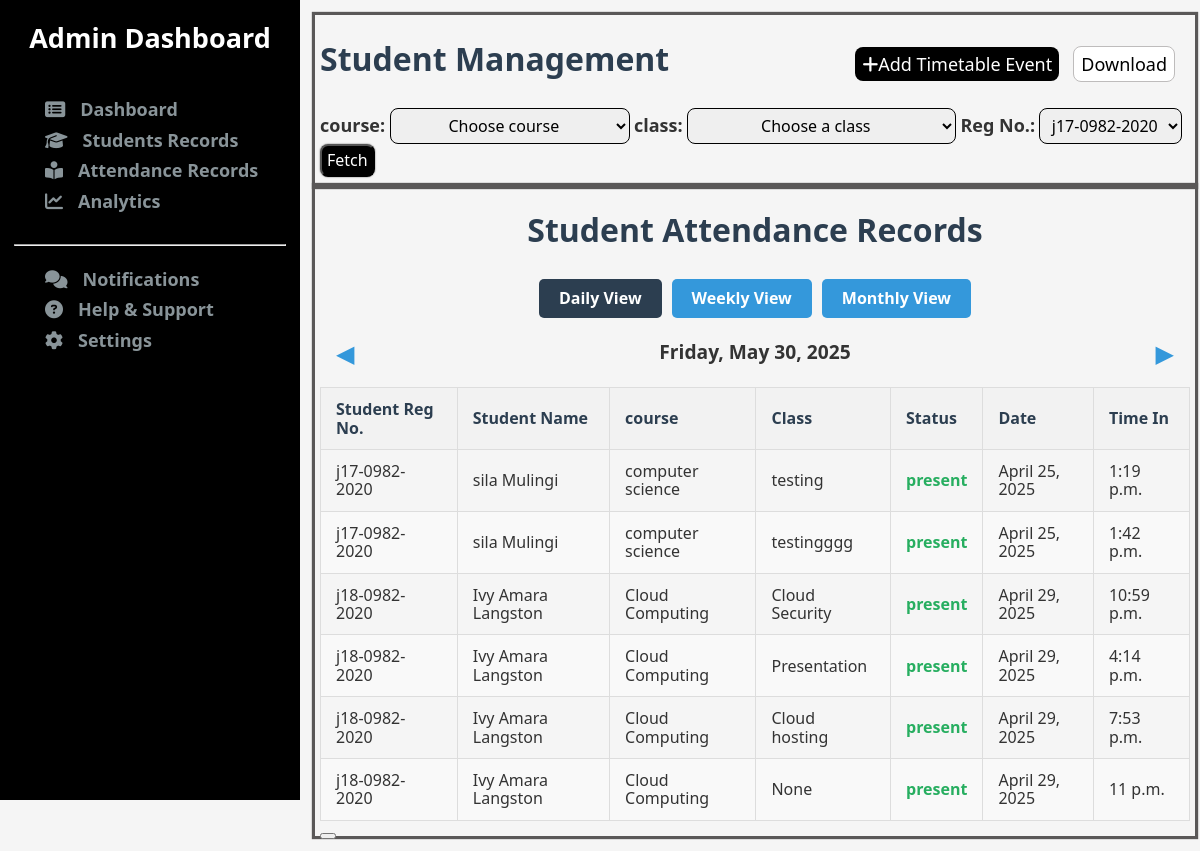
Page /customAdmin/attendanceRecords/ on the earlier database version.
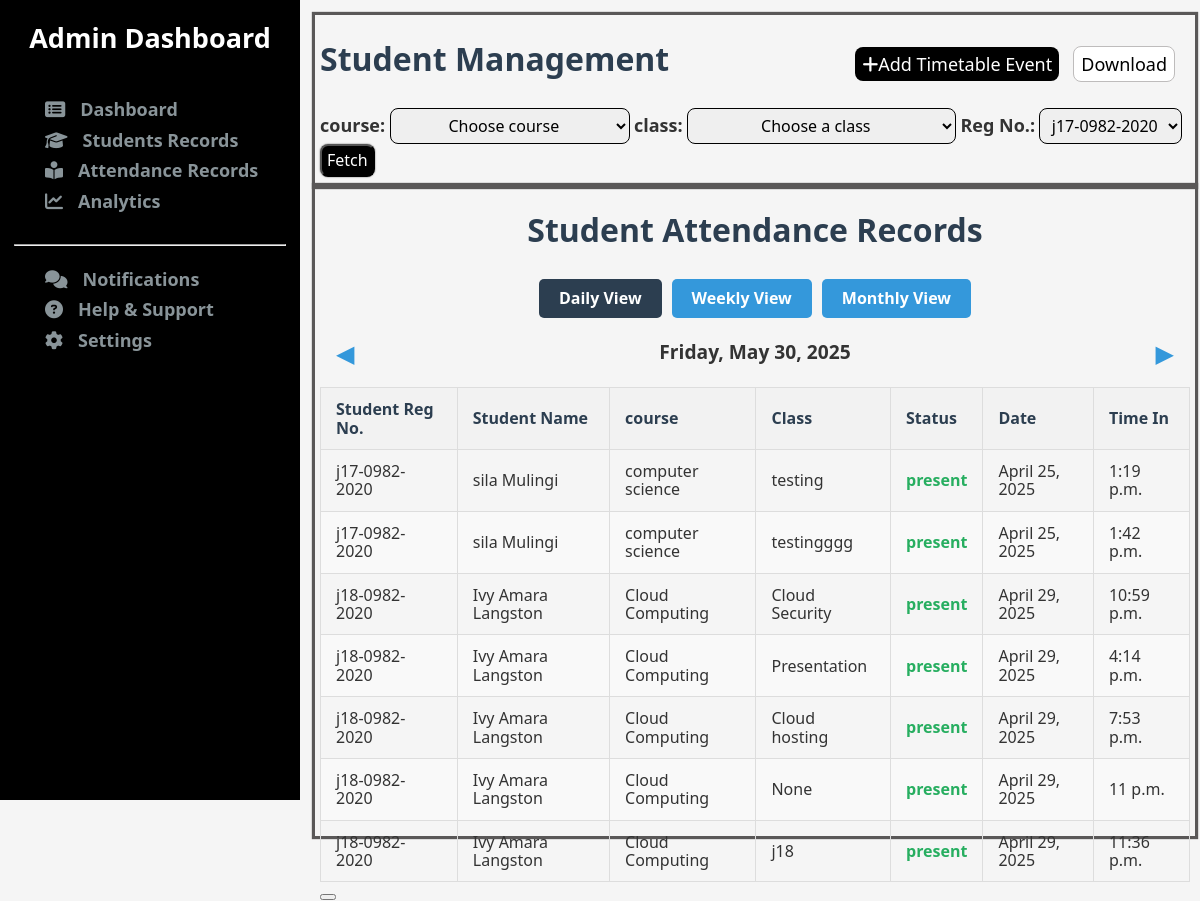
Same page on the later database version.
### coreApp/models.py (models this page shows, shortened)
class Attendance(models.Model):
    student = models.ForeignKey(StudentProfile, on_delete=models.CASCADE)
    class_name = models.CharField(max_length=200)
    date = models.DateField(auto_now_add=True)
    time = models.TimeField(auto_now_add=True)
    status = models.CharField(max_length=20, choices=[
        ('present', 'Present'),
        ('absent', 'Absent'),
    ], default='absent')

class StudentProfile(models.Model):
    first_name = models.CharField(max_length=256)  # null=False is default for CharField
    last_name = models.CharField(max_length=256)
    username = models.CharField(max_length=256, unique=True)
    course = models.CharField(max_length=200)
    phone = models.BigIntegerField(unique=True)
    email = models.EmailField(unique=False)
    password = models.CharField(max_length=256)
    middle_name = models.CharField(
        max_length=256,
        blank=True,  # Allows empty string in forms
        null=True,    # Allows NULL in database
        default=''    # Default value when not provided
    )
    ranking = models.CharField(max_length=256, blank=True, default='')
    image = models.ImageField(upload_to='student_photos', blank=True, null=True)

### coreApp/views.py (the view)
# urls.py: path('customAdmin/attendanceRecords/', views.attendanceRecords, name='attendanceRecords'),
def attendanceRecords(request):
    records = Attendance.objects.all()
    context = {}
    context['records'] = records
    return render(request, 'admin/attendanceRecords.html', context)

### templates/admin/attendanceRecords.html (shortened to what this page needs)
{% extends 'admin/adminBase.html' %}
{% load static %}
{% block content %}
    <div class="studentQueries">
        <div class="heading">
            <div class="title">
                <h1>Student Management</h1>
                <div class="actionButtons">
                    <a href="{% url 'createTask' %}" class="btn-add"><button><i class="fa-solid fa-plus"></i>Add Timetable Event</button></a>
                    <button class="btn-download">Download</button>
                </div>
            </div>
            <div class="filters">
                <form action="">
                <label for="course">course: </label>
                <select name="course" id="">
                    <option value="" selected>Choose course</option>
                </select>
                <label for="course">class: </label>
                <select name="course" id="">
                    <option value="">Choose a class</option>
                </select>
                <label for="regNumber">Reg No.:</label>
                    <select name="" id="">
                        <option value="">j17-0982-2020</option>
                    </select>
                 <button type="submit">Fetch</button>
                </form>
            </div>
        </div>
    <div class="results">
        <h1>Student Attendance Records</h1>
        <div class="view-options">
            <button class="view-btn active" id="daily-btn">Daily View</button>
            <button class="view-btn" id="weekly-btn">Weekly View</button>
            <button class="view-btn" id="monthly-btn">Monthly View</button>
        </div>
        <div class="date-navigation">
            <button class="nav-btn" id="prev-btn">&#9664;</button>
            <div class="current-period" id="current-period">Monday, May 15, 2023</div>
            <button class="nav-btn" id="next-btn">&#9654;</button>
        </div>
        <div id="daily-view">
            <table>
                <thead>
                    <tr>
                        <th>Student Reg No.</th>
                        <th>Student Name</th>
                        <th>course</th>
                        <th>Class</th>
                        <th>Status</th>
                        <th>Date</th>
                        <th>Time In</th>
                    </tr>
                </thead>
                <tbody>
                {% for record in records %}
                    <tr>
                        <td>{{record.student.username}}</td>
                        <td>{{record.student.first_name}} {{record.student.middle_name}} {{record.student.last_name}}</td>
                        <td>{{record.student.course}}</td>
                        <td>{{record.class_name}}</td>
                        <td class="status-cell present">{{record.status}}</td>
                        <td>{{record.date}}</td>
                        <td>{{record.time}}</td>
                    </tr>
                {% endfor %}
                </tbody>
            </table>
        </div>
        <button class="btn-download"></button>
    </div>
    </div>
{% endblock content %}

Differences in the rows shown:
added Attendance: student.username "j18-0982-2020", student.first_name "Ivy", student.middle_name "Amara", student.last_name "Langston", student.course "Cloud Computing", class_name "j18", status "present", date "April 29, 2025", time "11:36 p.m."
